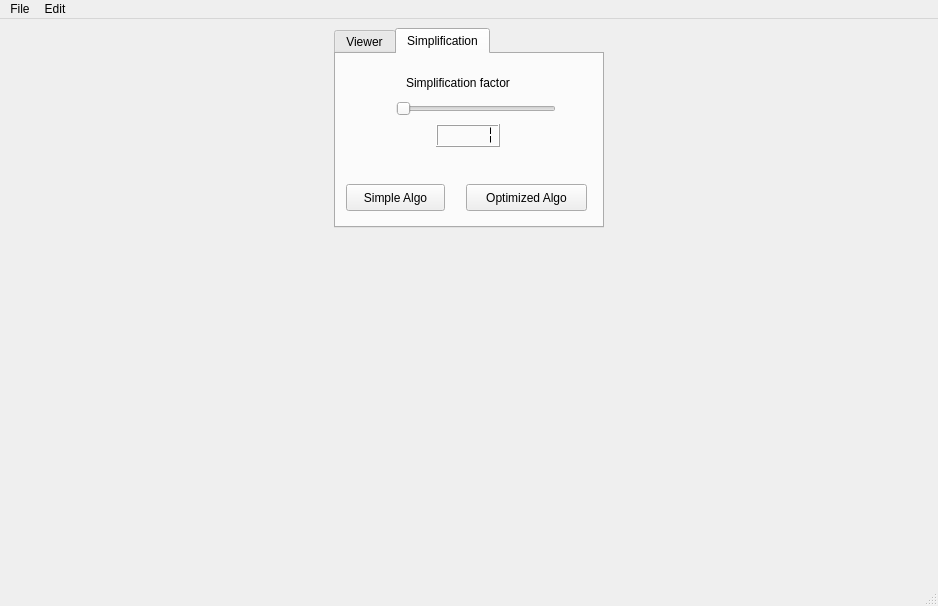
<?xml version="1.0" encoding="UTF-8"?>
<ui version="4.0">
 <class>MainWindow</class>
 <widget class="QMainWindow" name="MainWindow">
  <property name="geometry">
   <rect>
    <x>0</x>
    <y>0</y>
    <width>938</width>
    <height>606</height>
   </rect>
  </property>
  <property name="sizePolicy">
   <sizepolicy hsizetype="Preferred" vsizetype="Preferred">
    <horstretch>0</horstretch>
    <verstretch>0</verstretch>
   </sizepolicy>
  </property>
  <property name="windowTitle">
   <string>MainWindow</string>
  </property>
  <widget class="QWidget" name="centralwidget">
   <property name="sizePolicy">
    <sizepolicy hsizetype="Preferred" vsizetype="Preferred">
     <horstretch>0</horstretch>
     <verstretch>0</verstretch>
    </sizepolicy>
   </property>
   <layout class="QGridLayout" name="gridLayout">
    <item row="0" column="1" rowspan="2">
     <layout class="QVBoxLayout" name="layout_scene"/>
    </item>
    <item row="1" column="0">
     <layout class="QVBoxLayout" name="verticalLayout_3"/>
    </item>
    <item row="0" column="0">
     <layout class="QVBoxLayout" name="verticalLayout_2">
      <item>
       <widget class="QTabWidget" name="tabWidget">
        <property name="sizePolicy">
         <sizepolicy hsizetype="Fixed" vsizetype="Fixed">
          <horstretch>0</horstretch>
          <verstretch>0</verstretch>
         </sizepolicy>
        </property>
        <property name="minimumSize">
         <size>
          <width>270</width>
          <height>200</height>
         </size>
        </property>
        <property name="baseSize">
         <size>
          <width>0</width>
          <height>0</height>
         </size>
        </property>
        <property name="currentIndex">
         <number>1</number>
        </property>
        <widget class="QWidget" name="tab">
         <attribute name="title">
          <string>Viewer</string>
         </attribute>
         <widget class="QWidget" name="verticalLayoutWidget_4">
          <property name="geometry">
           <rect>
            <x>10</x>
            <y>10</y>
            <width>251</width>
            <height>151</height>
           </rect>
          </property>
          <layout class="QGridLayout" name="gridLayout_2">
           <item row="0" column="0">
            <widget class="QCheckBox" name="wireframe_checkbox">
             <property name="text">
              <string>Wireframe</string>
             </property>
            </widget>
           </item>
           <item row="1" column="0">
            <widget class="QPushButton" name="debug_button">
             <property name="text">
              <string>Debug</string>
             </property>
            </widget>
           </item>
          </layout>
         </widget>
        </widget>
        <widget class="QWidget" name="tab_2">
         <attribute name="title">
          <string>Simplification</string>
         </attribute>
         <widget class="QSlider" name="slider_factor">
          <property name="geometry">
           <rect>
            <x>60</x>
            <y>40</y>
            <width>160</width>
            <height>29</height>
           </rect>
          </property>
          <property name="acceptDrops">
           <bool>false</bool>
          </property>
          <property name="minimum">
           <number>1</number>
          </property>
          <property name="maximum">
           <number>1000</number>
          </property>
          <property name="pageStep">
           <number>100</number>
          </property>
          <property name="orientation">
           <enum>Qt::Horizontal</enum>
          </property>
         </widget>
         <widget class="QLabel" name="label">
          <property name="geometry">
           <rect>
            <x>70</x>
            <y>20</y>
            <width>141</width>
            <height>17</height>
           </rect>
          </property>
          <property name="text">
           <string>Simplification factor</string>
          </property>
         </widget>
         <widget class="QPushButton" name="simple_algo_button">
          <property name="geometry">
           <rect>
            <x>10</x>
            <y>130</y>
            <width>99</width>
            <height>27</height>
           </rect>
          </property>
          <property name="text">
           <string>Simple Algo</string>
          </property>
         </widget>
         <widget class="QLCDNumber" name="lcd_factor">
          <property name="geometry">
           <rect>
            <x>100</x>
            <y>70</y>
            <width>64</width>
            <height>23</height>
           </rect>
          </property>
          <property name="segmentStyle">
           <enum>QLCDNumber::Flat</enum>
          </property>
          <property name="value" stdset="0">
           <double>1.000000000000000</double>
          </property>
         </widget>
         <widget class="QPushButton" name="optimized_algo_button">
          <property name="geometry">
           <rect>
            <x>130</x>
            <y>130</y>
            <width>121</width>
            <height>27</height>
           </rect>
          </property>
          <property name="text">
           <string>Optimized Algo</string>
          </property>
         </widget>
        </widget>
       </widget>
      </item>
     </layout>
    </item>
   </layout>
  </widget>
  <widget class="QMenuBar" name="menubar">
   <property name="geometry">
    <rect>
     <x>0</x>
     <y>0</y>
     <width>938</width>
     <height>25</height>
    </rect>
   </property>
   <widget class="QMenu" name="menuFile">
    <property name="title">
     <string>File</string>
    </property>
    <addaction name="separator"/>
    <addaction name="actionExit"/>
   </widget>
   <widget class="QMenu" name="menuEdit">
    <property name="title">
     <string>Edit</string>
    </property>
   </widget>
   <addaction name="menuFile"/>
   <addaction name="menuEdit"/>
  </widget>
  <widget class="QStatusBar" name="statusbar"/>
  <action name="actionLoad_mesh">
   <property name="text">
    <string>Load mesh</string>
   </property>
  </action>
  <action name="actionSave_mesh">
   <property name="text">
    <string>Save mesh</string>
   </property>
  </action>
  <action name="actionExit">
   <property name="text">
    <string>Exit</string>
   </property>
  </action>
  <action name="actionAzerty">
   <property name="text">
    <string>azerty</string>
   </property>
  </action>
  <action name="actionQwerty">
   <property name="text">
    <string>qwerty</string>
   </property>
  </action>
  <action name="actionSkeleton">
   <property name="text">
    <string>Skeleton</string>
   </property>
  </action>
  <action name="actionWeight">
   <property name="text">
    <string>Weight</string>
   </property>
  </action>
  <action name="actionNo_picking">
   <property name="text">
    <string>no picking</string>
   </property>
  </action>
  <action name="actionRemove_selected_mesh">
   <property name="text">
    <string>Remove (&amp;X)</string>
   </property>
  </action>
  <action name="action_Unselect">
   <property name="text">
    <string>&amp;Unselect</string>
   </property>
  </action>
  <action name="actionYafaray">
   <property name="text">
    <string>Yafaray</string>
   </property>
  </action>
  <action name="actionPovRay">
   <property name="text">
    <string>PovRay</string>
   </property>
  </action>
  <action name="actionLuxRender">
   <property name="text">
    <string>LuxRender</string>
   </property>
  </action>
  <action name="actionExport_sunflow">
   <property name="text">
    <string>Export</string>
   </property>
  </action>
  <action name="actionSettings_sunflow">
   <property name="text">
    <string>Settings</string>
   </property>
  </action>
  <action name="actionExport_indigo">
   <property name="text">
    <string>Export</string>
   </property>
  </action>
  <action name="actionSettings_indigo">
   <property name="text">
    <string>Settings</string>
   </property>
  </action>
  <action name="actionCamera">
   <property name="text">
    <string>Camera</string>
   </property>
  </action>
  <action name="actionLight">
   <property name="text">
    <string>Light</string>
   </property>
  </action>
  <action name="actionLoad_scene">
   <property name="text">
    <string>Load scene</string>
   </property>
  </action>
  <action name="actionSave_scene">
   <property name="text">
    <string>Save scene</string>
   </property>
  </action>
  <action name="actionSkeleton_picking">
   <property name="text">
    <string>skeleton picking</string>
   </property>
  </action>
 </widget>
 <resources/>
 <connections/>
</ui>
